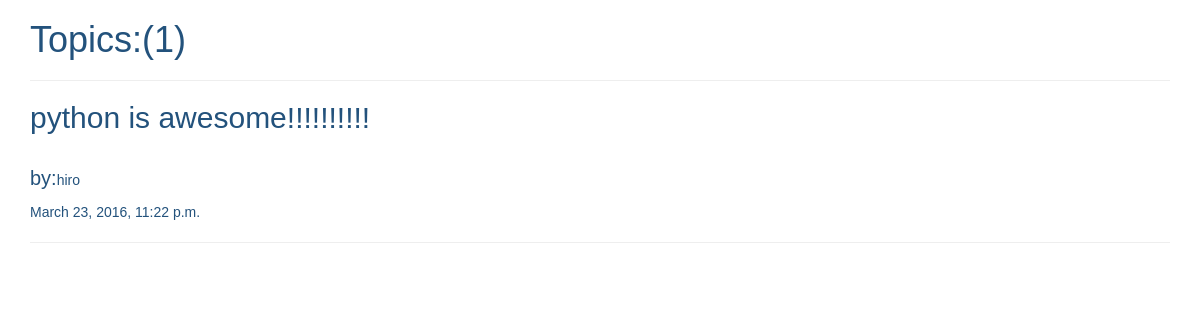
Page /viewTopics/ on the earlier database version.
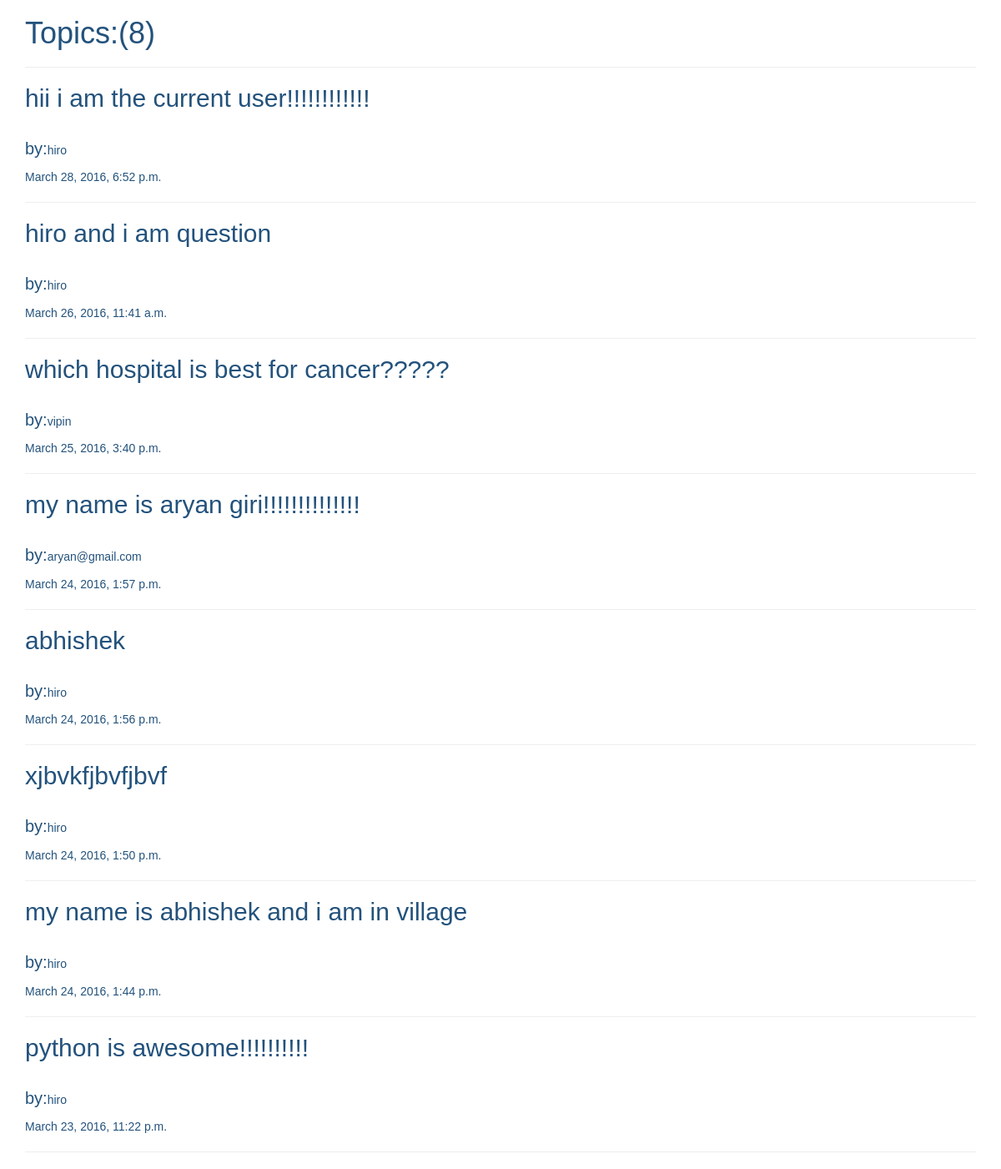
Same page on the later database version.
### app/models.py (models this page shows, shortened)
class DiscussionTopic(models.Model):
    user = models.ForeignKey('UserInfo')     #user of the post just linking both the tables together
    topicText = models.TextField(max_length = 1000)
    timeStamp = models.DateTimeField()

class UserInfo(models.Model):
    fname = models.CharField(max_length = 200)
    lname = models.CharField(max_length = 200)
    username = models.CharField(max_length = 200,unique = True)
    password = models.CharField(max_length = 10)

### app/views.py (the view)
# urls.py: url(r'^viewTopics/$',viewTopics,name='viewTopics')
def viewTopics(request):
    topics = DiscussionTopic.objects.all().order_by('-timeStamp')
    return render(request,'viewTopics.html',{'topics':topics})

### app/templates/viewTopics.html
{% extends 'base.html' %}
{% block content %}
<h1>Topics:<span>(</span>{{ topics.count }}<span>)</span></h1>
<hr/>
{% for topic in topics %}
    <h2>{{ topic.topicText }}</h2><br/>
    <p><span id='byClass'>by:</span>{{ topic.user.username }}</p>
    {{ topic.timeStamp }}
    <hr/>
{% endfor %}
{% endblock %}

### app/templates/base.html (shortened to what this page needs)
{% load staticfiles %}
<html>
  <head>
    {% load bootstrap3 %}
    {% bootstrap_css %}
    <link rel="stylesheet" type="text/css" href="{% static 'css/style.css' %}" />
    <link rel="stylesheet" type="text/css" href="{% static 'css/login.css' %}" />
    <link rel="stylesheet" type="text/css" href="{% static 'css/postTopic.css' %}" />
    <link rel="stylesheet" type="text/css" href="{% static 'css/topicDetails.css' %}" />
    <link rel="stylesheet" type="text/css" href="{% static 'css/register.css' %}" />
  </head>
  <body>
   <div class="container">
    {% block content %}
    {% endblock %}
   </div>
  </body>
</html>

### app/static/css/style.css (style rules this page uses)
body { font-family: sans-serif; }

### app/static/css/login.css (style rules this page uses)
body { color:#23527c; }

### app/static/css/postTopic.css (style rules this page uses)
#byClass { color:#23527c; font-size: 20px; }

Differences in the rows shown:
added DiscussionTopic: topicText "hii i am the current user!!!!!!!!!!!!", user.username "hiro", timeStamp "March 28, 2016, 6:52 p.m."
added DiscussionTopic: topicText "hiro and i am question", user.username "hiro", timeStamp "March 26, 2016, 11:41 a.m."
added DiscussionTopic: topicText "which hospital is best for cancer?????", user.username "vipin", timeStamp "March 25, 2016, 3:40 p.m."
added DiscussionTopic: topicText "my name is aryan giri!!!!!!!!!!!!!!", user.username "aryan@gmail.com", timeStamp "March 24, 2016, 1:57 p.m."
added DiscussionTopic: topicText "abhishek", user.username "hiro", timeStamp "March 24, 2016, 1:56 p.m."
added DiscussionTopic: topicText "xjbvkfjbvfjbvf", user.username "hiro", timeStamp "March 24, 2016, 1:50 p.m."
added DiscussionTopic: topicText "my name is abhishek and i am in village", user.username "hiro", timeStamp "March 24, 2016, 1:44 p.m."
Other differences:
{{ topics.count }}: "1" → "8"
